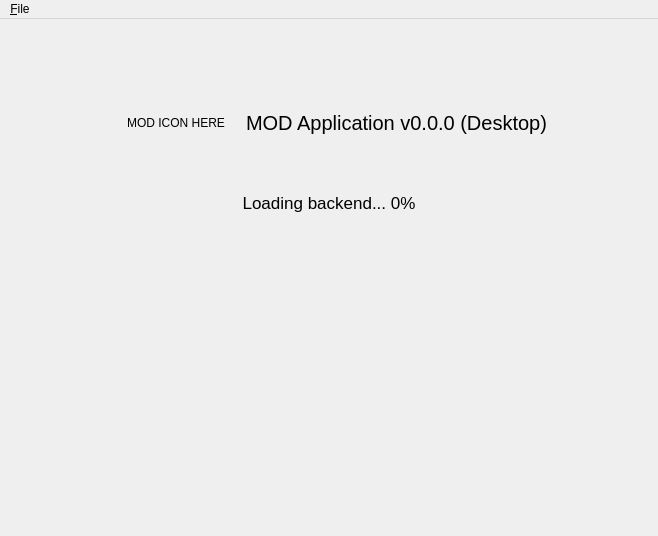
<?xml version="1.0" encoding="UTF-8"?>
<ui version="4.0">
 <class>MainWindow</class>
 <widget class="QMainWindow" name="MainWindow">
  <property name="geometry">
   <rect>
    <x>0</x>
    <y>0</y>
    <width>658</width>
    <height>536</height>
   </rect>
  </property>
  <property name="windowTitle">
   <string>MOD Application</string>
  </property>
  <widget class="QWidget" name="centralwidget">
   <layout class="QHBoxLayout" name="horizontalLayout">
    <property name="margin">
     <number>0</number>
    </property>
    <item>
     <widget class="QStackedWidget" name="stackedwidget">
      <property name="currentIndex">
       <number>0</number>
      </property>
      <widget class="QWidget" name="swp_intro">
       <layout class="QVBoxLayout" name="verticalLayout">
        <property name="margin">
         <number>0</number>
        </property>
        <item>
         <spacer name="verticalSpacer_2">
          <property name="orientation">
           <enum>Qt::Vertical</enum>
          </property>
          <property name="sizeType">
           <enum>QSizePolicy::Fixed</enum>
          </property>
          <property name="sizeHint" stdset="0">
           <size>
            <width>20</width>
            <height>40</height>
           </size>
          </property>
         </spacer>
        </item>
        <item>
         <layout class="QHBoxLayout" name="horizontalLayout_2">
          <item>
           <spacer name="horizontalSpacer">
            <property name="orientation">
             <enum>Qt::Horizontal</enum>
            </property>
            <property name="sizeHint" stdset="0">
             <size>
              <width>40</width>
              <height>20</height>
             </size>
            </property>
           </spacer>
          </item>
          <item>
           <widget class="QLabel" name="label_icon">
            <property name="minimumSize">
             <size>
              <width>128</width>
              <height>128</height>
             </size>
            </property>
            <property name="maximumSize">
             <size>
              <width>128</width>
              <height>128</height>
             </size>
            </property>
            <property name="text">
             <string>MOD ICON HERE</string>
            </property>
            <property name="alignment">
             <set>Qt::AlignCenter</set>
            </property>
           </widget>
          </item>
          <item>
           <widget class="QLabel" name="label_app">
            <property name="font">
             <font>
              <pointsize>15</pointsize>
             </font>
            </property>
            <property name="text">
             <string>MOD Application v0.0.0 (Desktop)</string>
            </property>
           </widget>
          </item>
          <item>
           <spacer name="horizontalSpacer_2">
            <property name="orientation">
             <enum>Qt::Horizontal</enum>
            </property>
            <property name="sizeHint" stdset="0">
             <size>
              <width>40</width>
              <height>20</height>
             </size>
            </property>
           </spacer>
          </item>
         </layout>
        </item>
        <item>
         <widget class="QLabel" name="label_progress">
          <property name="font">
           <font>
            <pointsize>13</pointsize>
           </font>
          </property>
          <property name="text">
           <string>Loading backend... 0%</string>
          </property>
          <property name="alignment">
           <set>Qt::AlignCenter</set>
          </property>
         </widget>
        </item>
        <item>
         <spacer name="verticalSpacer">
          <property name="orientation">
           <enum>Qt::Vertical</enum>
          </property>
          <property name="sizeHint" stdset="0">
           <size>
            <width>20</width>
            <height>40</height>
           </size>
          </property>
         </spacer>
        </item>
       </layout>
      </widget>
      <widget class="QWidget" name="swp_webview">
       <layout class="QHBoxLayout" name="horizontalLayout_3">
        <property name="margin">
         <number>0</number>
        </property>
       </layout>
      </widget>
     </widget>
    </item>
   </layout>
  </widget>
  <widget class="QMenuBar" name="menubar">
   <property name="geometry">
    <rect>
     <x>0</x>
     <y>0</y>
     <width>658</width>
     <height>19</height>
    </rect>
   </property>
   <widget class="QMenu" name="menu_File">
    <property name="title">
     <string>&amp;File</string>
    </property>
    <addaction name="act_file_new"/>
    <addaction name="act_file_open"/>
    <addaction name="act_file_save"/>
    <addaction name="act_file_save_as"/>
    <addaction name="separator"/>
    <addaction name="act_file_quit"/>
   </widget>
   <addaction name="menu_File"/>
  </widget>
  <action name="act_file_new">
   <property name="text">
    <string>&amp;New</string>
   </property>
   <property name="shortcut">
    <string>Ctrl+N</string>
   </property>
  </action>
  <action name="act_file_open">
   <property name="text">
    <string>&amp;Open...</string>
   </property>
   <property name="shortcut">
    <string>Ctrl+O</string>
   </property>
  </action>
  <action name="act_file_save">
   <property name="text">
    <string>&amp;Save</string>
   </property>
   <property name="shortcut">
    <string>Ctrl+S</string>
   </property>
  </action>
  <action name="act_file_save_as">
   <property name="text">
    <string>Save &amp;as...</string>
   </property>
   <property name="shortcut">
    <string>Ctrl+Shift+S</string>
   </property>
  </action>
  <action name="act_file_quit">
   <property name="text">
    <string>&amp;Quit</string>
   </property>
   <property name="shortcut">
    <string>Ctrl+Q</string>
   </property>
  </action>
 </widget>
 <resources/>
 <connections>
  <connection>
   <sender>act_file_quit</sender>
   <signal>triggered()</signal>
   <receiver>MainWindow</receiver>
   <slot>close()</slot>
   <hints>
    <hint type="sourcelabel">
     <x>-1</x>
     <y>-1</y>
    </hint>
    <hint type="destinationlabel">
     <x>221</x>
     <y>159</y>
    </hint>
   </hints>
  </connection>
 </connections>
</ui>
